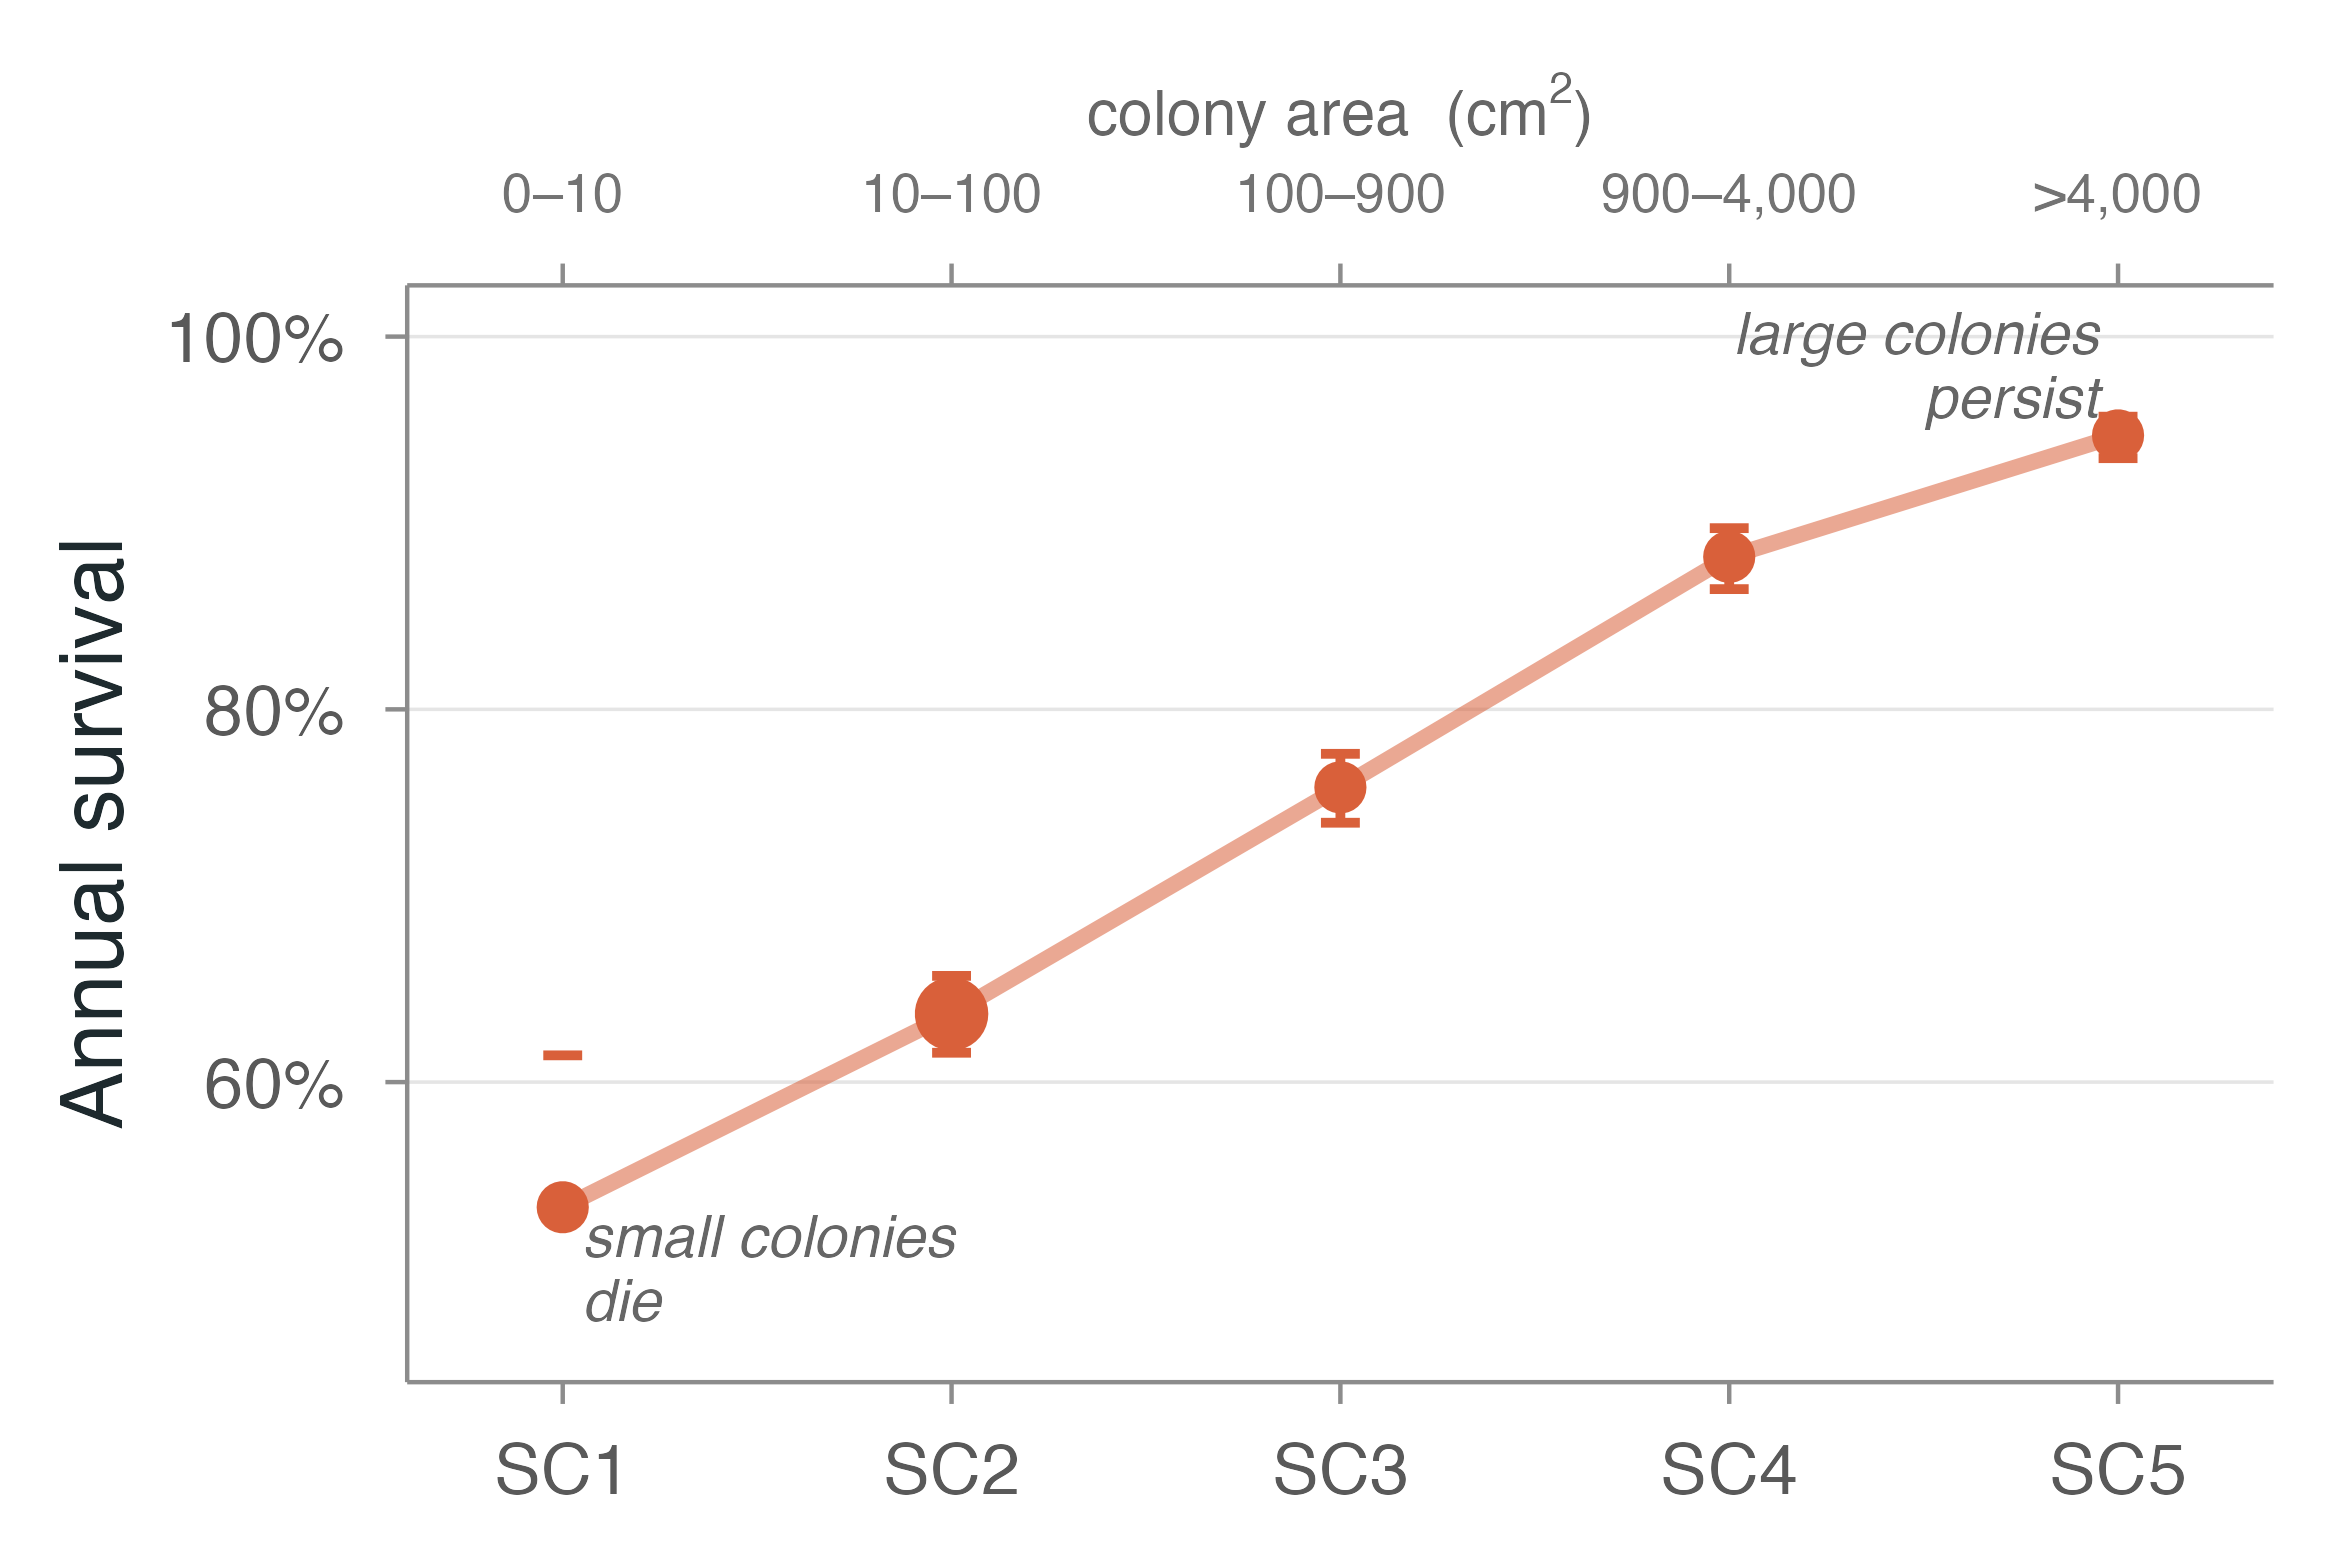

Here is the R script that generated this plot:
# fig_survival_size.R — slide figure for the DATA SYNTHESIS methods:
# "survival climbs steeply with colony size" (the mechanistic reason larger outplants win).
# Re-plots the synthesis output survival_by_size.csv in the deck palette.
# Run: Rscript presentation-figs/fig_survival_size.R

setwd(path.expand("~/Detmer-2025-coral-RSE"))
suppressMessages(source("presentation-figs/theme_slide.R"))
suppressMessages(library(tidyverse))

d <- read.csv("../Detmer-2025-coral-parameters/06_analysis/output/survival_by_size.csv") |>
  mutate(sc = factor(size_class, levels = paste0("SC", 1:5)),
         idx = as.integer(sc),
         hero = size_class == "SC2")
rng <- c("0–10", "10–100", "100–900", "900–4,000", ">4,000")

p <- ggplot(d, aes(idx, survival)) +
  geom_line(linewidth = 1.8, color = DECK$coral, alpha = 0.55, lineend = "round") +
  geom_errorbar(aes(ymin = ci_lower, ymax = ci_upper), width = 0.10,
                linewidth = 1.1, color = DECK$coral) +
  geom_point(aes(size = hero), color = DECK$coral) +
  scale_size_manual(values = c(`FALSE` = 4.6, `TRUE` = 7), guide = "none") +
  scale_x_continuous(breaks = 1:5, labels = paste0("SC", 1:5),
                     sec.axis = dup_axis(labels = rng, name = expression("colony area  (cm"^2*")")),
                     expand = expansion(add = 0.35)) +
  scale_y_continuous(labels = scales::percent_format(accuracy = 1),
                     limits = c(0.45, 1.0), expand = expansion(mult = c(0.02, 0.05))) +
  annotate("text", x = 1.05, y = 0.50, hjust = 0, label = "small colonies\ndie",
           color = "grey40", size = 5, lineheight = 0.9, fontface = "italic") +
  annotate("text", x = 4.95, y = 0.985, hjust = 1, label = "large colonies\npersist",
           color = "grey40", size = 5, lineheight = 0.9, fontface = "italic") +
  labs(x = NULL, y = "Annual survival") +
  theme_slide(base_size = 21) +
  theme(axis.title.x.top = element_text(size = 15, color = "grey40", margin = margin(b = 6)),
        axis.text.x.top  = element_text(size = 13, color = "grey45"),
        panel.grid.major.x = element_blank())

save_slide(p, "fig_survival_size.png", w = 7.8, h = 5.2)
cat("survival by size:\n"); print(d[, c("size_class","survival")])
